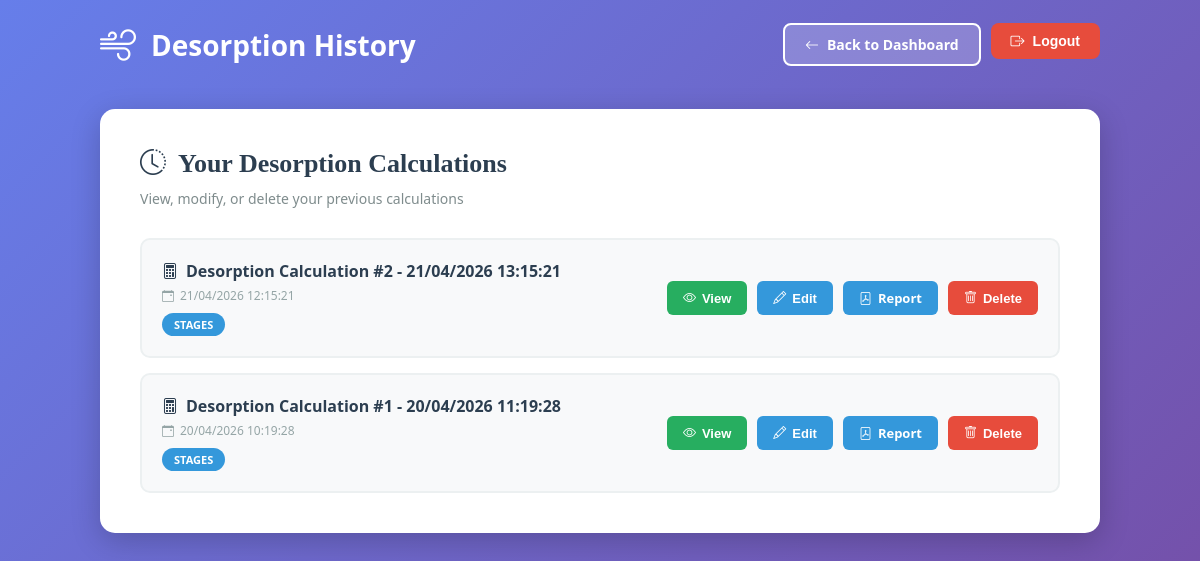
The page /historique-desorption (signed in) on the database its author committed.
### app.py (models this page shows)
class Calculation(db.Model):
    __tablename__ = 'calculation'
    id = db.Column(db.Integer, primary_key=True)
    user_id = db.Column(db.Integer, db.ForeignKey('user.id'), nullable=False)
    calculation_type = db.Column(db.String(20), nullable=False)  # 'absorption' ou 'desorption'
    mode = db.Column(db.String(20), nullable=False)  # 'stages' ou 'target'
    timestamp = db.Column(db.DateTime, default=db.func.now(), nullable=False)
    title = db.Column(db.String(100), nullable=False)
    parameters = db.Column(db.Text, nullable=False)
    results = db.Column(db.Text, nullable=False)
    plot_url = db.Column(db.Text, nullable=False)

### app.py (the view)
@app.route('/historique-desorption', methods=['GET'])
def historique_desorption():
    if 'user_id' not in session:
        return redirect(url_for('login'))
    user_id = session['user_id']
    calculations = Calculation.query.filter_by(
        user_id=user_id,
        calculation_type='desorption'
    ).order_by(Calculation.timestamp.desc()).all()
    return render_template('historique.html',
                         calculations=calculations,
                         calc_type='desorption',
                         username=session.get('username'))

### app.py (called while the page is built)
@app.context_processor
def inject_language():
    lang = session.get('lang', 'fr')
    return {
        'current_language': lang,
        'supported_languages': [
            {'code': 'en', 'name': 'English', 'flag': '🇬🇧'},
            {'code': 'fr', 'name': 'Français', 'flag': '🇫🇷'},
            {'code': 'es', 'name': 'Español', 'flag': '🇪🇸'},
        ],
        'gettext': lambda key: get_text(key, lang),
        'app_name': get_text('app_name', lang),
        'app_description': get_text('app_description', lang),
    }

### translations.py (called while the page is built)
def get_text(key, language='en'):
    if language not in TRANSLATIONS:
        language = 'en'
    return TRANSLATIONS[language].get(key, key)

### templates/historique.html (shortened to what this page needs)
<!DOCTYPE html>
<html lang="en">
<head>
    <link href="https://cdn.jsdelivr.net/npm/bootstrap-icons@1.11.0/font/bootstrap-icons.css" rel="stylesheet">
</head>
<body>
    <div class="container">
        <div class="header">
            <div class="header-title">
                {% if calc_type == 'absorption' %}
                    <i class="bi bi-droplet-fill"></i> Absorption History
                {% else %}
                    <i class="bi bi-wind"></i> Desorption History
                {% endif %}
            </div>
            <div class="header-nav">
                <a href="/dashboard" class="btn btn-secondary">
                    <i class="bi bi-arrow-left"></i> Back to Dashboard
                </a>
                <form method="POST" action="/logout" style="display: inline;">
                    <button type="submit" class="btn btn-logout" onclick="return confirm('Are you sure?')">
                        <i class="bi bi-box-arrow-right"></i> Logout
                    </button>
                </form>
            </div>
        </div>
        <div class="content">
            <h1 class="content-title">
                {% if calc_type == 'absorption' %}
                    <i class="bi bi-clock-history"></i> Your Absorption Calculations
                {% else %}
                    <i class="bi bi-clock-history"></i> Your Desorption Calculations
                {% endif %}
            </h1>
            <p class="content-subtitle">View, modify, or delete your previous calculations</p>
            {% if calculations %}
                <div class="calculation-list">
                    {% for calc in calculations %}
                        <div class="calculation-item">
                            <div class="calculation-info" onclick="viewCalculation({{ calc.id }})">
                                <div class="calculation-title">
                                    <i class="bi bi-calculator"></i> {{ calc.title }}
                                </div>
                                <div class="calculation-date">
                                    <i class="bi bi-calendar-event"></i>
                                    {% set dt = calc.timestamp.strftime('%d/%m/%Y %H:%M:%S') %}
                                    {{ dt }}
                                </div>
                                <div style="margin-top: 8px;">
                                    <span class="calculation-badge">{{ calc.mode.upper() }}</span>
                                </div>
                            </div>
                            <div class="calculation-actions">
                                <button class="action-btn action-btn-view" onclick="viewCalculation({{ calc.id }})">
                                    <i class="bi bi-eye"></i> View
                                </button>
                                <button class="action-btn action-btn-edit" onclick="editCalculation({{ calc.id }})">
                                    <i class="bi bi-pencil"></i> Edit
                                </button>
                                <a href="/rapport/{{ calc.id }}" class="action-btn" style="background: #3498db; color: white; text-decoration: none;">
                                    <i class="bi bi-file-pdf"></i> Report
                                </a>
                                <button class="action-btn action-btn-delete" onclick="showDeleteModal({{ calc.id }}, '{{ calc.title }}')">
                                    <i class="bi bi-trash"></i> Delete
                                </button>
                            </div>
                        </div>
                    {% endfor %}
                </div>
            {% endif %}
        </div>
    </div>
</body>
</html>

### templates/historique.html (style rules this page uses)
:root { --primary: #2c3e50; --secondary: #e74c3c; --success: #27ae60; --info: #3498db; --warning: #f39c12; --danger: #e74c3c; --light: #ecf0f1; --dark: #34495e; }
* { margin: 0; padding: 0; box-sizing: border-box; }
body { font-family: 'Montserrat', 'Segoe UI', Tahoma, Geneva, Verdana, sans-serif; background: linear-gradient(135deg, #667eea 0%, #764ba2 100%); min-height: 100vh; padding: 20px; }
.container { max-width: 1000px; margin: 0 auto; }
.header { display: flex; justify-content: space-between; align-items: center; margin-bottom: 40px; flex-wrap: wrap; gap: 20px; }
.header-title { display: flex; align-items: center; gap: 15px; font-size: 28px; font-weight: 700; color: white; }
.header-title i { font-size: 36px; }
.header-nav { display: flex; gap: 10px; }
.btn { display: inline-flex; align-items: center; justify-content: center; gap: 8px; padding: 10px 20px; border: none; border-radius: 8px; font-weight: 600; text-decoration: none; cursor: pointer; transition: all 0.3s ease; font-size: 14px; }
.btn-secondary { background-color: rgba(255, 255, 255, 0.2); color: white; border: 2px solid white; }
.btn-logout { background-color: var(--secondary); color: white; }
.content { background: white; padding: 40px; border-radius: 15px; box-shadow: 0 8px 30px rgba(0,0,0,0.2); }
.content-title { font-size: 26px; color: var(--primary); margin-bottom: 10px; display: flex; align-items: center; gap: 12px; font-family: 'Playfair Display', serif; }
.content-subtitle { color: #7f8c8d; font-size: 14px; margin-bottom: 30px; }
.calculation-list { display: flex; flex-direction: column; gap: 15px; }
.calculation-item { background: #f8f9fa; border: 2px solid #ecf0f1; border-radius: 10px; padding: 20px; display: flex; align-items: center; justify-content: space-between; gap: 15px; transition: all 0.3s ease; flex-wrap: wrap; }
.calculation-info { flex: 1; min-width: 200px; cursor: pointer; }
.calculation-title { font-weight: 700; color: var(--primary); font-size: 16px; margin-bottom: 5px; display: flex; align-items: center; gap: 8px; transition: color 0.3s ease; }
.calculation-date { font-size: 12px; color: #95a5a6; display: flex; align-items: center; gap: 6px; }
.calculation-badge { display: inline-block; background: var(--info); color: white; padding: 4px 12px; border-radius: 20px; font-size: 11px; font-weight: 600; }
.calculation-actions { display: flex; gap: 10px; flex-wrap: wrap; }
.action-btn { padding: 8px 16px; border: none; border-radius: 6px; font-size: 13px; font-weight: 600; cursor: pointer; transition: all 0.3s ease; display: flex; align-items: center; gap: 6px; }
.action-btn-edit { background: var(--info); color: white; }
.action-btn-delete { background: var(--secondary); color: white; }
.action-btn-view { background: var(--success); color: white; }

### rows shown on the page
Calculation: title "Desorption Calculation #2 - 21/04/2026 13:15:21", dt "21/04/2026 12:15:21", mode "STAGES"
Calculation: title "Desorption Calculation #1 - 20/04/2026 11:19:28", dt "20/04/2026 10:19:28", mode "STAGES"
